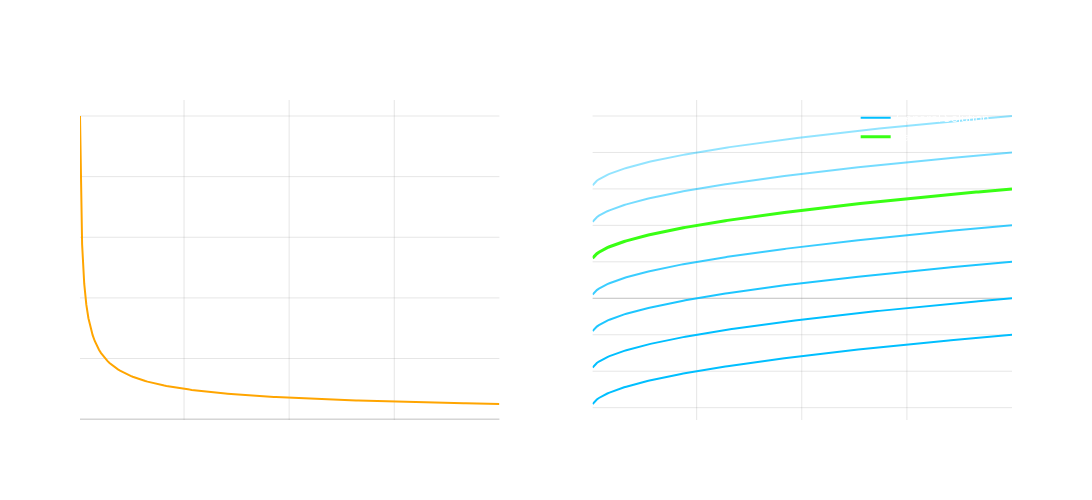

The notebook cell this image was saved under:
### Markdown cell above
##### 1.)  Differential Equations in Quant Finance

Where do differential equations fit into quantitative finance?  

Well, option pricing arguments can be constructed in terms of continuous hedging which yields a differential equation

Where does the randomness *go*?  Well, randomness from the model's framework is cancelled out by hedging arguments!

**The Black-Scholes partial differential equation:**
 
$$\frac{\partial V}{\partial t} + \frac{1}{2}\sigma^2S^2\frac{\partial^2 V}{\partial S^2} + rS\frac{\partial V}{\partial S} - rV = 0$$
 

**The Heston partial differential equation:**
 
$$\frac{\partial V}{\partial t} + \frac{1}{2}\sigma^2S^2\frac{\partial^2 V}{\partial S^2} + \rho\sigma\nu S\frac{\partial^2 V}{\partial S\partial \nu} + \frac{1}{2}\nu\frac{\partial^2 V}{\partial \nu^2} + rS\frac{\partial V}{\partial S} + \kappa(\theta-\nu)\frac{\partial V}{\partial \nu} - rV = 0$$
 

When that differential equation is solved we get the function that gives an option price in that model framework

These arguments can be constructed for vanilla and exotic options - we will focus on European options herein as they are not path dependent

#####  Example: Analytical and Numerical Solutions to Pricing Differential Equations

Let's begin by focusing on the differential equation and what it's solution gives us 

Suppose we've constructed an option pricing argument (*Black-Scholes, Heston,* ...) that gives us the following differential equation
 
 $$\frac{dy}{dx} = y' = f'(x) \quad \quad f'(x) = \frac{1}{2}x^{-1/2} \quad \quad f(0) = 1$$

 Here the *model framework* only requires stock price for the corresponding option price, real-world models demand more inputs...

 The function we are after $f(x) = ?$ will give us the price of the option by plugging in the current stock price $S_t$ for $x$

 In this case, we can *analytically* solve the equation and get a function that perfectly maps inputs

### Code cell
import numpy as np
import plotly.graph_objects as go
from plotly.subplots import make_subplots

# Generate x values (using positive values since we're taking square root)
x = np.linspace(0.01, 4, 200)  # Start from small positive number to avoid division by zero

# Create subplots
fig = make_subplots(rows=1, cols=2, subplot_titles=('Pricing Differential Equation: f\'(x) = 1/(2√x)', 'Option Pricing Function: f(x) = √x + C'))

# Plot derivative on left subplot
derivative = 1/(2*np.sqrt(x))
fig.add_trace(
    go.Scatter(
        x=x,
        y=derivative,
        mode='lines',
        line=dict(color='rgb(255, 165, 0)', width=2),
        showlegend=False
    ),
    row=1, col=1
)

# Plot different solutions for various values of C on right subplot
C_values = [-3, -2, -1, 0, 1, 2, 3]
base_opacity = 1
opacity_step = 0.8 / len(C_values)

# First add the general solution trace that will appear in legend
fig.add_trace(
    go.Scatter(
        x=x,
        y=np.sqrt(x) + C_values[0],
        mode='lines',
        line=dict(color='rgb(0, 191, 255)', width=2),
        name='General Solution'
    ),
    row=1, col=2
)

# Then add all other general solutions without showing in legend
for i, C in enumerate(C_values[1:]):
    if C != 1:  # Skip C=1 as it will be the particular solution
        opacity = base_opacity - (i * opacity_step)
        fig.add_trace(
            go.Scatter(
                x=x, 
                y=np.sqrt(x) + C,
                mode='lines',
                line=dict(
                    color='rgba(0, 191, 255, {})'.format(opacity),
                    width=2
                ),
                showlegend=False
            ),
            row=1, col=2
        )

# Add particular solution last so it appears on top
fig.add_trace(
    go.Scatter(
        x=x,
        y=np.sqrt(x) + 1,
        mode='lines',
        line=dict(
            color='rgb(57, 255, 20)',  # Neon green
            width=3
        ),
        name='Particular Solution'
    ),
    row=1, col=2
)

# Update layout
fig.update_layout(
    width=1200,  # Increased width for two subplots
    height=500,
    title_text='Option Pricing Differential Equation and Its Solutions',
    title_x=0.5,
    title_font_size=20,
    plot_bgcolor='rgba(0,0,0,0)',
    paper_bgcolor='rgba(0,0,0,0)',
    font=dict(color='white'),
    showlegend=True,
    legend=dict(
        yanchor="top",
        y=0.99,
        xanchor="right",
        x=0.99
    )
)

# Update axes
for i in [1, 2]:
    fig.update_xaxes(
        showgrid=True, 
        gridwidth=1, 
        gridcolor='rgba(128,128,128,0.2)',
        zeroline=True, 
        zerolinewidth=1, 
        zerolinecolor='rgba(128,128,128,0.5)',
        title_text='x - Stock Price',
        row=1, col=i
    )
    fig.update_yaxes(
        showgrid=True, 
        gridwidth=1, 
        gridcolor='rgba(128,128,128,0.2)',
        zeroline=True, 
        zerolinewidth=1, 
        zerolinecolor='rgba(128,128,128,0.5)',
        title_text='f(x) - Cost of Option in Dollars',
        row=1, col=i
    )

fig.show()

### Figure 1 — Plotly figure (JSON) as saved in the notebook; plotly's stock layout.template omitted (floating-point values rounded to 4 significant figures; data arrays with more than 128 entries replaced by an {"elided": "..."} marker saying what was removed)
{"data": [{"line": {"color": "rgb(255, 165, 0)", "width": 2}, "mode": "lines", "showlegend": false, "type": "scatter", "x": {"elided": "200 float values"}, "xaxis": "x", "y": {"elided": "200 float values"}, "yaxis": "y"}, {"line": {"color": "rgb(0, 191, 255)", "width": 2}, "mode": "lines", "name": "General Solution", "type": "scatter", "x": {"elided": "200 float values"}, "xaxis": "x2", "y": {"elided": "200 float values"}, "yaxis": "y2"}, {"line": {"color": "rgba(0, 191, 255, 1.0)", "width": 2}, "mode": "lines", "showlegend": false, "type": "scatter", "x": {"elided": "200 float values"}, "xaxis": "x2", "y": {"elided": "200 float values"}, "yaxis": "y2"}, {"line": {"color": "rgba(0, 191, 255, 0.8857142857142857)", "width": 2}, "mode": "lines", "showlegend": false, "type": "scatter", "x": {"elided": "200 float values"}, "xaxis": "x2", "y": {"elided": "200 float values"}, "yaxis": "y2"}, {"line": {"color": "rgba(0, 191, 255, 0.7714285714285714)", "width": 2}, "mode": "lines", "showlegend": false, "type": "scatter", "x": {"elided": "200 float values"}, "xaxis": "x2", "y": {"elided": "200 float values"}, "yaxis": "y2"}, {"line": {"color": "rgba(0, 191, 255, 0.5428571428571428)", "width": 2}, "mode": "lines", "showlegend": false, "type": "scatter", "x": {"elided": "200 float values"}, "xaxis": "x2", "y": {"elided": "200 float values"}, "yaxis": "y2"}, {"line": {"color": "rgba(0, 191, 255, 0.4285714285714285)", "width": 2}, "mode": "lines", "showlegend": false, "type": "scatter", "x": {"elided": "200 float values"}, "xaxis": "x2", "y": {"elided": "200 float values"}, "yaxis": "y2"}, {"line": {"color": "rgb(57, 255, 20)", "width": 3}, "mode": "lines", "name": "Particular Solution", "type": "scatter", "x": {"elided": "200 float values"}, "xaxis": "x2", "y": {"elided": "200 float values"}, "yaxis": "y2"}], "layout": {"annotations": [{"font": {"size": 16}, "showarrow": false, "text": "Pricing Differential Equation: f'(x) = 1/(2√x)", "x": 0.225, "xanchor": "center", "xref": "paper", "y": 1, "yanchor": "bottom", "yref": "paper"}, {"font": {"size": 16}, "showarrow": false, "text": "Option Pricing Function: f(x) = √x + C", "x": 0.775, "xanchor": "center", "xref": "paper", "y": 1, "yanchor": "bottom", "yref": "paper"}], "font": {"color": "white"}, "height": 500, "legend": {"x": 0.99, "xanchor": "right", "y": 0.99, "yanchor": "top"}, "paper_bgcolor": "rgba(0,0,0,0)", "plot_bgcolor": "rgba(0,0,0,0)", "showlegend": true, "title": {"font": {"size": 20}, "text": "Option Pricing Differential Equation and Its Solutions", "x": 0.5}, "width": 1200, "xaxis": {"anchor": "y", "domain": [0, 0.45], "gridcolor": "rgba(128,128,128,0.2)", "gridwidth": 1, "showgrid": true, "title": {"text": "x - Stock Price"}, "zeroline": true, "zerolinecolor": "rgba(128,128,128,0.5)", "zerolinewidth": 1}, "xaxis2": {"anchor": "y2", "domain": [0.55, 1], "gridcolor": "rgba(128,128,128,0.2)", "gridwidth": 1, "showgrid": true, "title": {"text": "x - Stock Price"}, "zeroline": true, "zerolinecolor": "rgba(128,128,128,0.5)", "zerolinewidth": 1}, "yaxis": {"anchor": "x", "domain": [0, 1], "gridcolor": "rgba(128,128,128,0.2)", "gridwidth": 1, "showgrid": true, "title": {"text": "f(x) - Cost of Option in Dollars"}, "zeroline": true, "zerolinecolor": "rgba(128,128,128,0.5)", "zerolinewidth": 1}, "yaxis2": {"anchor": "x2", "domain": [0, 1], "gridcolor": "rgba(128,128,128,0.2)", "gridwidth": 1, "showgrid": true, "title": {"text": "f(x) - Cost of Option in Dollars"}, "zeroline": true, "zerolinecolor": "rgba(128,128,128,0.5)", "zerolinewidth": 1}}}
